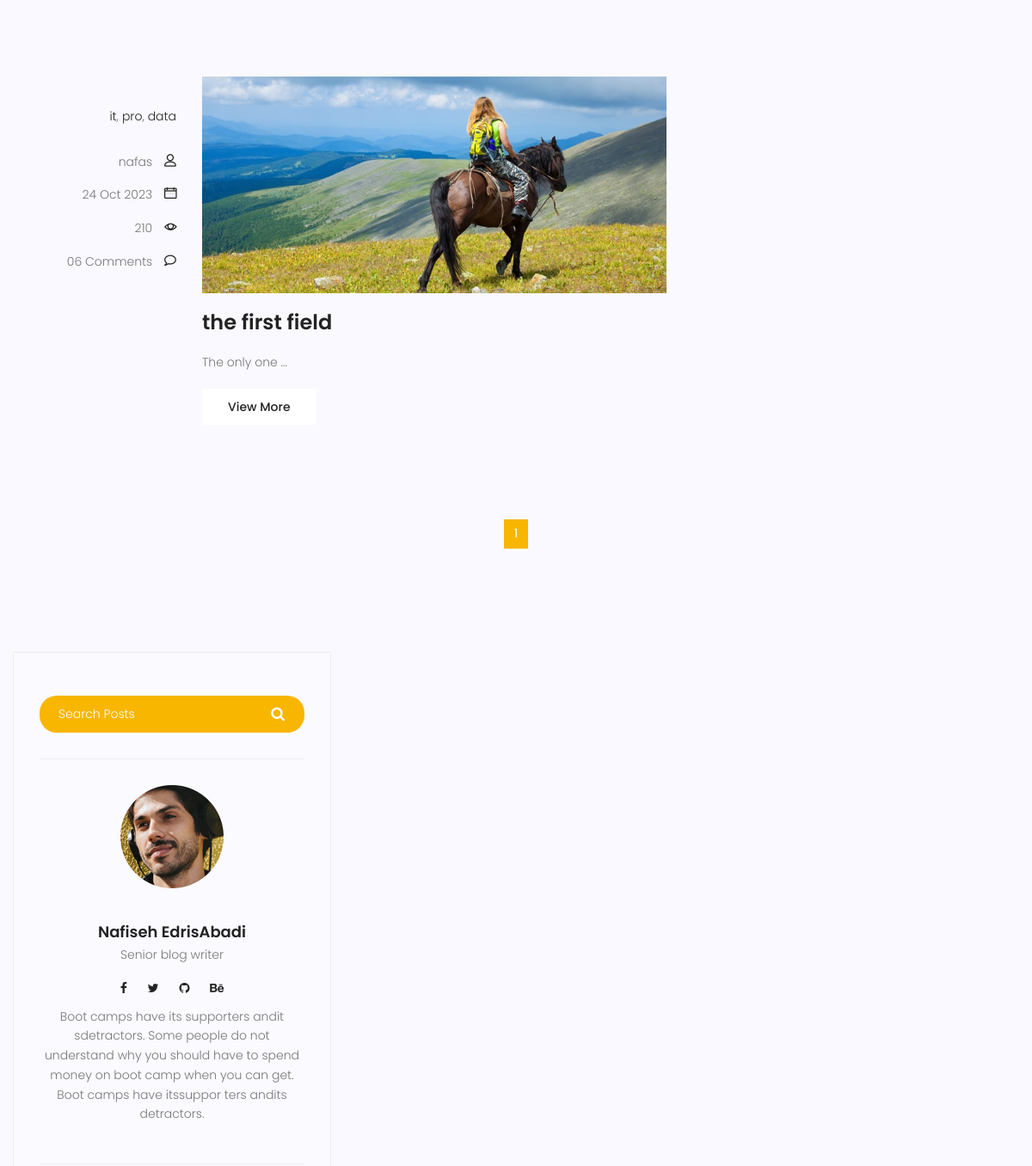
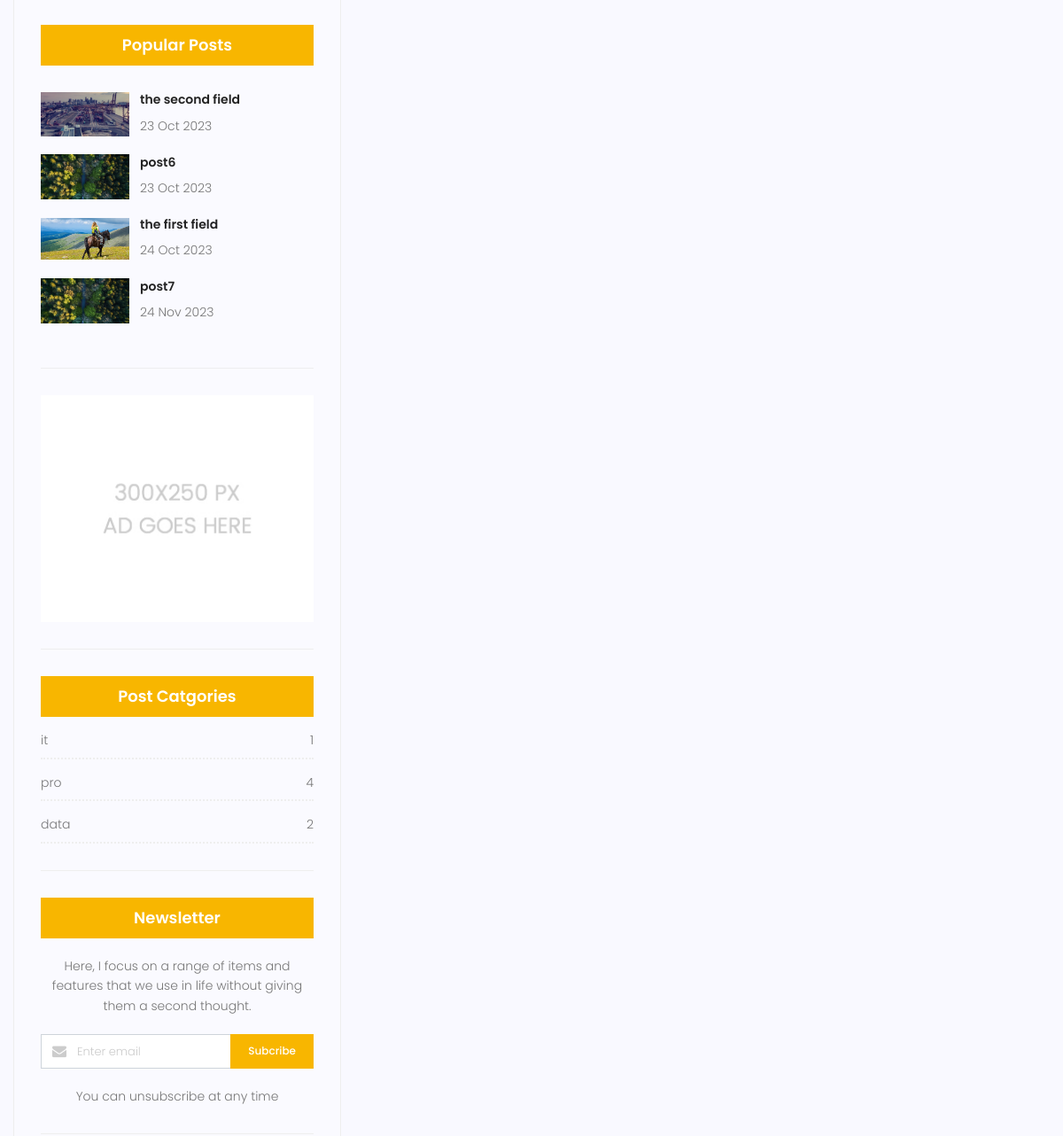
The page /blog/category/it (middle part) on the database as committed earlier (2 pictures, top to bottom).
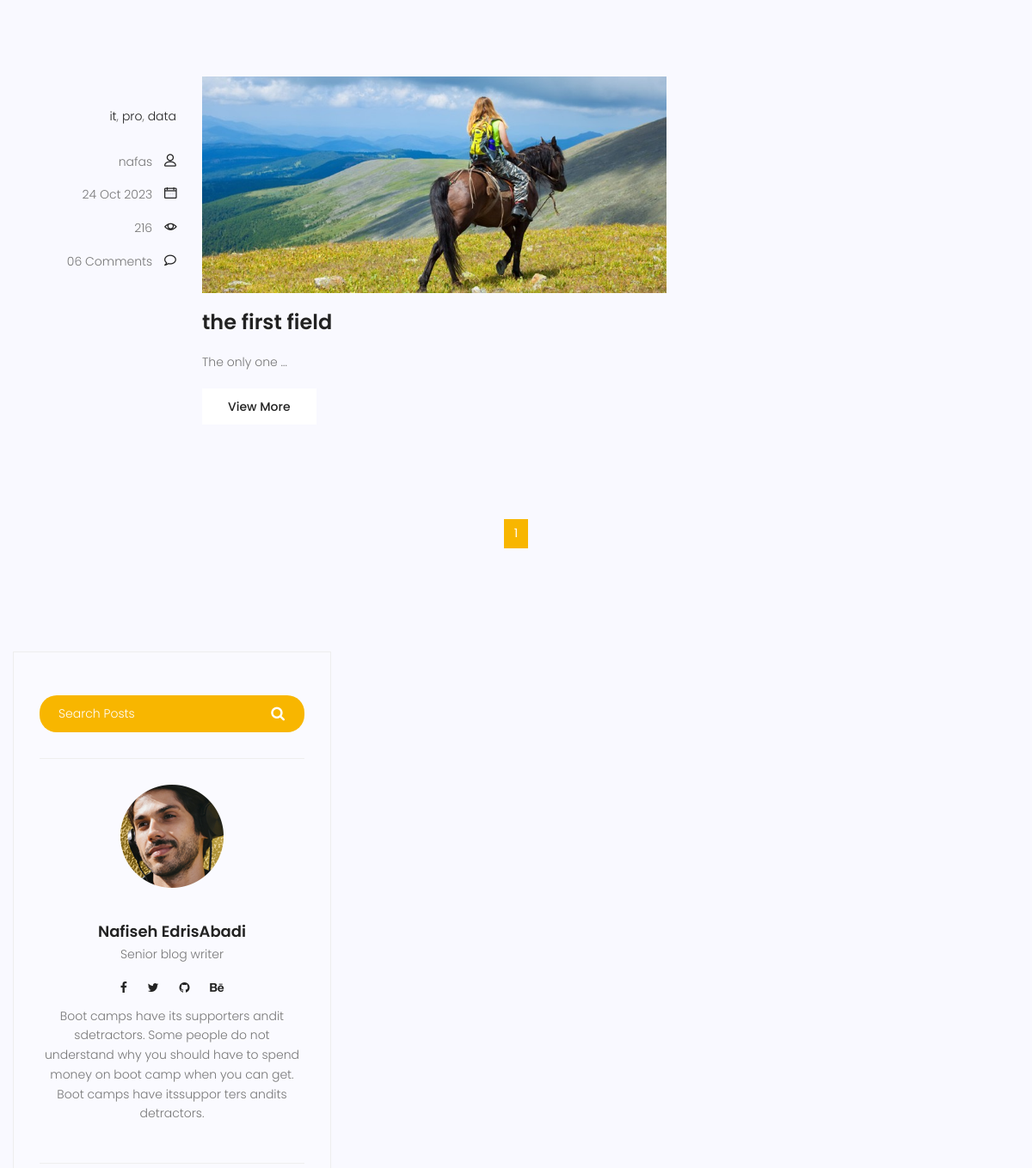
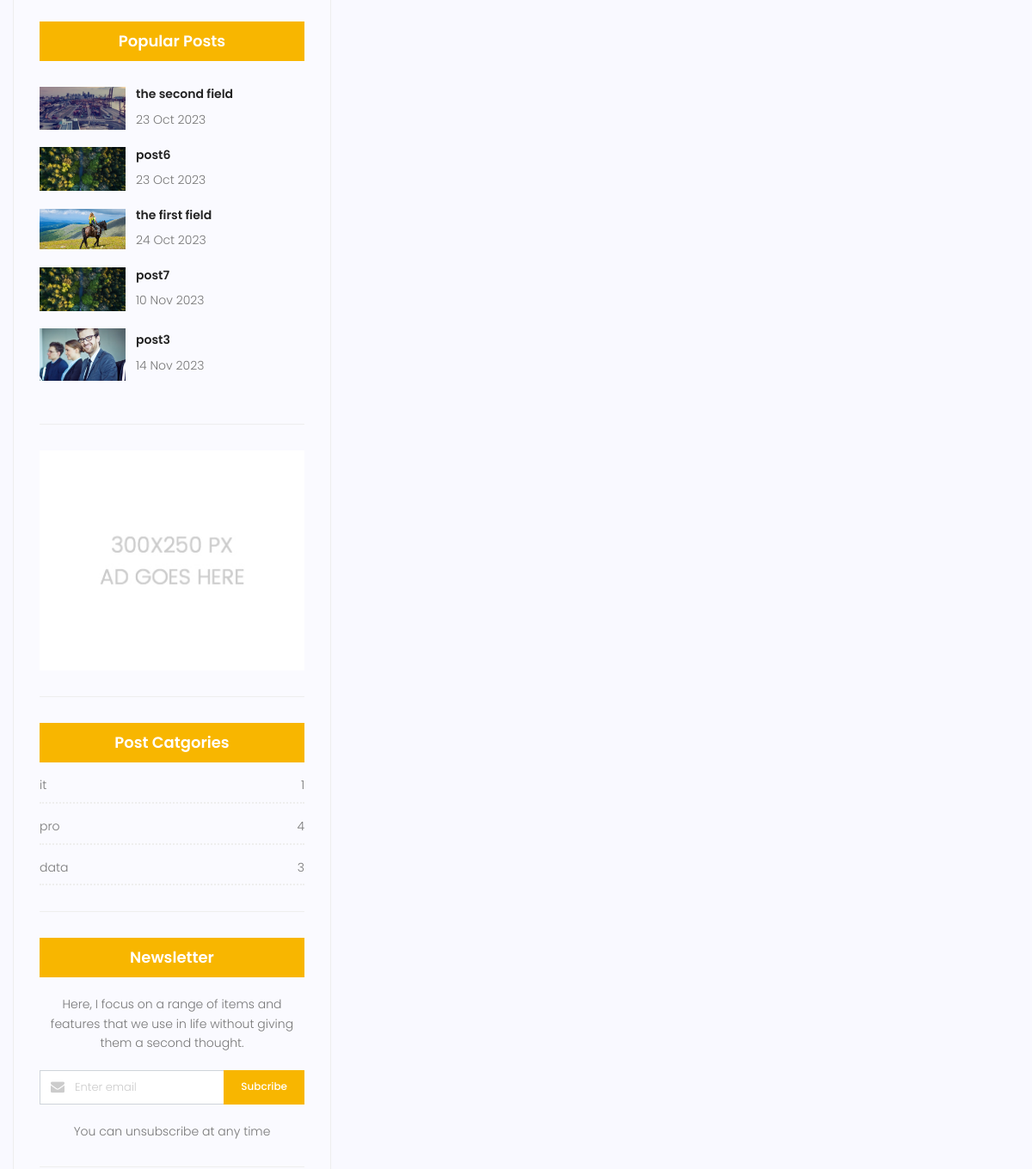
The same page on the database as committed later (2 pictures, top to bottom).
### blog/models.py (models this page shows)
class category(models.Model):
    name=models.CharField(max_length=255)
    def __str__(self):
          return self.name

class post (models.Model):
    title= models.CharField(max_length=255)
    author=models.ForeignKey(User,on_delete=models.SET_NULL,null=True)
    content= models.TextField()
    image=models.ImageField(upload_to='blog/')
    category=models.ManyToManyField(category)
    counted_views = models.IntegerField(default=0)
    status=models.BooleanField(default=False)
    created_date=models.DateTimeField(auto_now_add=True)
    updated_date=models.DateTimeField(auto_now=True)
    published_date=models.DateTimeField( null=True)

### blog/views.py (the view)
# urls.py: path('', blog_view, name='index'),
def blog_view(request,cat_name=None,author_username=None):
    posts= post.objects.filter(published_date__lte=timezone.now(),status=1)
    if cat_name:
        posts= posts.filter(category__name=cat_name)
    if author_username:
        posts= posts.filter(author__username=author_username)
    posts= Paginator(posts,3)
    try:
       page_number=request.GET.get('page')
       posts= posts.get_page(page_number)
    except PageNotAnInteger:
       posts = posts.get_page(1)
    except EmptyPage:
       posts = posts.get_page(1)
    context={'posts':posts , 'page_number':page_number }
    return render (request,'blog/blog-home.html',context)

### blog/templatetags/blog_tags.py (called while the page is built)
@register.inclusion_tag('blog/blog-popular-post.html')
def latesposts():
    posts=post.objects.filter(status=1).order_by('published_date')
    return {'posts' : posts}

@register.inclusion_tag('blog/blog-post-category.html')
def postcategories():
    posts=post.objects.filter(status=1)
    categories=category.objects.all()
    cat_dict={}
    for name in categories:
        cat_dict[name]=posts.filter(category=name).count()
    return {'categories': cat_dict }

### templates/blog/blog-home.html (shortened to what this page needs)
{% extends 'base.html' %}
{% load static %}
{% load blog_tags%}
{% block content %}
			<section class="top-category-widget-area pt-90 pb-90 ">
			</section>
			<section class="post-content-area">
				<div class="container">
					<div class="row">
						<div class="col-lg-8 posts-list">
						{%for post in posts %}
							<div class="single-post row">
								<div class="col-lg-3  col-md-3 meta-details">
									<ul class="tags">
									{%for cat in post.category.all %}
										<li><a href="{% url 'blog:category' cat_name=cat.name %}">{{cat.name}}</a> </li>{% if not forloop.last %},{% endif %}
										{%endfor%}
									</ul>
									<div class="user-details row">
										<p class="user-name col-lg-12 col-md-12 col-6"><a href="{% url 'blog:author' author_username=post.author.username %}">{{post.author}}</a> <span class="lnr lnr-user"></span></p>
										<p class="date col-lg-12 col-md-12 col-6"><a href="#">{{post.published_date|date:"d M Y"}}</a> <span class="lnr lnr-calendar-full"></span></p>
										<p class="view col-lg-12 col-md-12 col-6"><a href="#">{{post.counted_views}}</a> <span class="lnr lnr-eye"></span></p>
										<p class="comments col-lg-12 col-md-12 col-6"><a href="#">06 Comments</a> <span class="lnr lnr-bubble"></span></p>
									</div>
								</div>
								<div class="col-lg-9 col-md-9 ">
									<div class="feature-img">
										<img class="img-fluid" src="{{post.image.url}}" alt="">
					 				</div>
									<a class="posts-title" href="{% url 'blog:single' pid=post.id %}"><h3>{{post.title}}</h3></a>
									<p class="excert">
										{{post.content|truncatewords:3}}
									</p>
									<a href="{% url 'blog:single' pid=post.id %}" class="primary-btn">View More</a>
								</div>
							</div>
							{% endfor %}
								</div>
							</div>
                       <nav class="blog-pagination justify-content-center d-flex">
							<ul class="pagination">
								      {% for i in posts.paginator.page_range %}
					     		      {% if posts.number == i %}
								           <li class="page-item active" ><a href="?page={{i}}" class="page-link">{{i}}</a></li>
								      {% else %}
								           <li class="page-item" ><a href="?page={{i}}" class="page-link">{{i}}</a></li>
							          {% endif %}
								      {% endfor %}
		                      </ul>
					  </nav>
						</div>
				<div class="col-lg-4 sidebar-widgets">
							<div class="widget-wrap">
								{% include 'blog/blog-search.html' %}
								{% include 'blog/blog-writer.html' %}
								{% latesposts %}
								<div class="single-sidebar-widget ads-widget">
									<a href="#"><img class="img-fluid" src="{% static 'img/blog/ads-banner.jpg' %}" alt=""></a>
								</div>
								{% postcategories %}
								<div class="single-sidebar-widget newsletter-widget">
									<h4 class="newsletter-title">Newsletter</h4>
									<p>
										Here, I focus on a range of items and features that we use in life without
										giving them a second thought.
									</p>
									<div class="form-group d-flex flex-row">
									   <div class="col-autos">
									      <div class="input-group">
									        <div class="input-group-prepend">
									          <div class="input-group-text"><i class="fa fa-envelope" aria-hidden="true"></i>
											</div>
									        </div>
									        <input type="text" class="form-control" id="inlineFormInputGroup" placeholder="Enter email" onfocus="this.placeholder = ''" onblur="this.placeholder = 'Enter email'" >
									      </div>
									    </div>
									    <a href="#" class="bbtns">Subcribe</a>
									</div>
									<p class="text-bottom">
										You can unsubscribe at any time
									</p>
								</div>
							</div>
						</div>
			</section>
{% endblock %}

### templates/base.html (shortened to what this page needs)
	{%load static%}
	<!DOCTYPE html>
	<html lang="zxx" class="no-js">
	<head>
			<link rel="stylesheet" href="{% static 'css/linearicons.css' %}">
			<link rel="stylesheet" href="{% static 'css/font-awesome.min.css' %}">
			<link rel="stylesheet" href="{% static 'css/bootstrap.css' %}">
			<link rel="stylesheet" href="{% static 'css/magnific-popup.css' %}">
			<link rel="stylesheet" href="{% static 'css/jquery-ui.css' %}">
			<link rel="stylesheet" href="{% static 'css/nice-select.css' %}">
			<link rel="stylesheet" href="{% static 'css/animate.min.css' %}">
			<link rel="stylesheet" href="{% static 'css/owl.carousel.css' %}">
			<link rel="stylesheet" href="{% static 'css/main.css' %}">
		</head>
		<body>
{% block content %}
 {% endblock  %}
		</body>
	</html>

### templates/blog/blog-search.html
{% load static %}
<div class="single-sidebar-widget search-widget">
		<form class="search-form" action="{% url 'blog:search' %}" method="get" >
			<input placeholder="Search Posts" name="s" type="text" onfocus="this.placeholder = ''" onblur="this.placeholder = 'Search Posts'" >
		    <button type="submit"><i class="fa fa-search"></i></button>
		</form>
</div>

### templates/blog/blog-writer.html
{%load static%}
<div class="single-sidebar-widget user-info-widget">
									<img src="{% static 'img/blog/user-info.png' %}" alt="">
									<a href="#"><h4>Nafiseh EdrisAbadi</h4></a>
									<p>
										Senior blog writer
									</p>
									<ul class="social-links">
										<li><a href="#"><i class="fa fa-facebook"></i></a></li>
										<li><a href="#"><i class="fa fa-twitter"></i></a></li>
										<li><a href="#"><i class="fa fa-github"></i></a></li>
										<li><a href="#"><i class="fa fa-behance"></i></a></li>
									</ul>
									<p>
										Boot camps have its supporters andit sdetractors. Some people do not understand why you should have to spend money on boot camp when you can get. Boot camps have itssuppor ters andits detractors.
									</p>
								</div>

### templates/blog/blog-popular-post.html
{%load static%}
<div class="single-sidebar-widget popular-post-widget">
				<h4 class="popular-title">Popular Posts</h4>
				<div class="popular-post-list">
                    {% for post in posts %}
					<div class="single-post-list d-flex flex-row align-items-center">
						<div class="thumb">
							<img class="img-fluid" src="{{post.image.url}}" alt="">
						</div>
						<div class="details">
							<a href={% url 'blog:single' pid=post.id %}><h6>{{post.title}}</h6></a>
							<p>{{post.published_date|date:'d M Y'}}</p>
    					</div>
					</div>
                    {% endfor %}
				</div>
</div>

### templates/blog/blog-post-category.html
 {% load static %}
 <div class="single-sidebar-widget post-category-widget">
									<h4 class="category-title">Post Catgories</h4>
									<ul class="cat-list">
                                    {% for name,count in categories.items %}
										<li>
											<a href="{% url 'blog:category' cat_name=name %}" class="d-flex justify-content-between">
												<p>{{name}}</p>
												<p>{{count}}</p>
											</a>
										</li>
									{% endfor %}
									</ul>
								</div>

Rows that differ between the two databases and show on the page:
changed post "the first field": counted_views "210" → "216"
computed for category "data": id "2" → "3"
changed post "post7": published_date "24 Nov 2023" → "10 Nov 2023"
added post: image (picture), title "post3", published_date "14 Nov 2023", shown under "Popular Posts"
